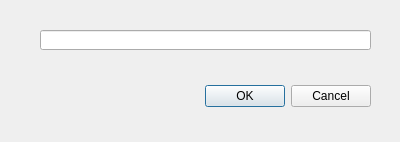
<?xml version="1.0" encoding="UTF-8"?>
<ui version="4.0">
 <class>Setting</class>
 <widget class="QDialog" name="Setting">
  <property name="geometry">
   <rect>
    <x>0</x>
    <y>0</y>
    <width>400</width>
    <height>142</height>
   </rect>
  </property>
  <property name="windowTitle">
   <string>Dialog</string>
  </property>
  <widget class="QDialogButtonBox" name="buttonBox">
   <property name="geometry">
    <rect>
     <x>30</x>
     <y>80</y>
     <width>341</width>
     <height>32</height>
    </rect>
   </property>
   <property name="orientation">
    <enum>Qt::Horizontal</enum>
   </property>
   <property name="standardButtons">
    <set>QDialogButtonBox::Cancel|QDialogButtonBox::Ok</set>
   </property>
  </widget>
  <widget class="QLineEdit" name="lineEdit">
   <property name="geometry">
    <rect>
     <x>40</x>
     <y>30</y>
     <width>331</width>
     <height>20</height>
    </rect>
   </property>
  </widget>
 </widget>
 <resources/>
 <connections>
  <connection>
   <sender>buttonBox</sender>
   <signal>accepted()</signal>
   <receiver>Setting</receiver>
   <slot>accept()</slot>
   <hints>
    <hint type="sourcelabel">
     <x>248</x>
     <y>254</y>
    </hint>
    <hint type="destinationlabel">
     <x>157</x>
     <y>274</y>
    </hint>
   </hints>
  </connection>
  <connection>
   <sender>buttonBox</sender>
   <signal>rejected()</signal>
   <receiver>Setting</receiver>
   <slot>reject()</slot>
   <hints>
    <hint type="sourcelabel">
     <x>316</x>
     <y>260</y>
    </hint>
    <hint type="destinationlabel">
     <x>286</x>
     <y>274</y>
    </hint>
   </hints>
  </connection>
 </connections>
</ui>
